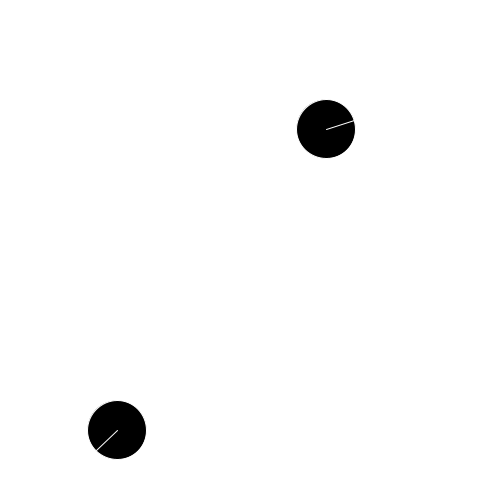
Frame 1 (no input)
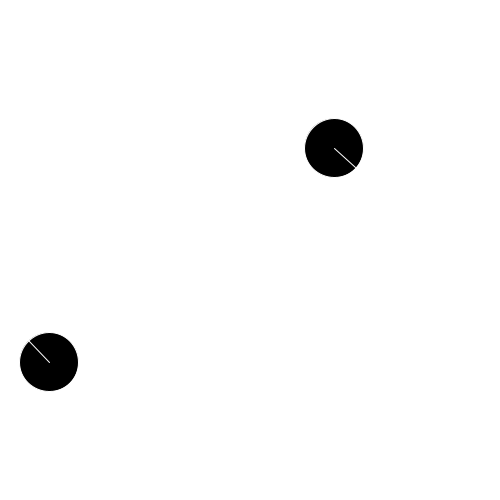
Frame 60 (the mouse pressed at the canvas centre just before this capture)
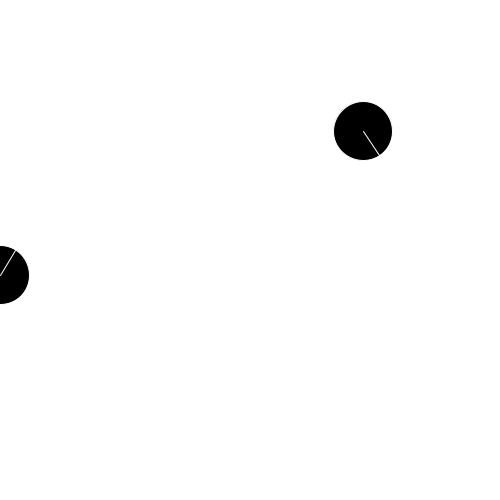
Frame 120 (the mouse held since frame 60 and released just before this capture)

The Processing sketch that drew these frames (run headless with seeded random() and noise(); from frame 60 on, the mouse is pressed at the canvas centre):

// Processing sketch: particles
// ── particles.pde
Particle[] pList = new Particle[2];
float[][] spaceO = new float[2][3];

void setup(){
  size(500, 500);
  background(#FFFFFF);
  
  for(int i = 0; i < 2; i++){
    float[] ranStats = getRandomStats();
    Particle p  = new Particle(i,ranStats[0],ranStats[1],ranStats[2],ranStats[3],ranStats[4]);
      pList[i] = (p);
    while(checkCollision() != null){
      ranStats = getRandomStats();
       p = new Particle(i,ranStats[0],ranStats[1],ranStats[2],ranStats[3],ranStats[4]);
      pList[i] = (p);
    }
    
    
   
   // Particle p = new Particle(i,ranStats[0],ranStats[1],ranStats[2],ranStats[3],ranStats[4]);
   // pList[i] = (p);
    spaceO[i][0] = ranStats[0];
    spaceO[i][1] = ranStats[1];
    spaceO[i][2] = ranStats[2];
    p.update();
  }
}

float[] getRandomStats(){
   float ranX = round(random(1,500));
    float ranY = round(random(1,500));
    float size = 59;
    float speed = (6 / size ) + 1;
    float ranAngle = random(0,359);
    float[] a = {ranX, ranY, speed, ranAngle , size};
    return a;
}

void draw(){
  //Particle p = new Particle(50,50,50,50,50);
  //Particle p2 = new Particle(50,400,40,360,40);
  //p.update();
  //p2.update();
  background(#FFFFFF);
  for(Particle p : pList){
    if(p !=null){
    int r=  round(random(1));
    float an;
    if(r ==1){
      an = -2 + noise(-19, 24);
    }else{
      an = 2 - random(-23,20);}
    p.angle += an ;
   
    while(checkCollision() != null){
      //System.out.print("yes");
      Particle[] a = checkCollision();
      handleCollision(a[0], a[1]);
    }
    
    p.update();  
    
  }}
}

void genPart(int i){   
  System.out.print("fdfsf");
    float[] ranStats = getRandomStats();
    Particle p  = new Particle(i,ranStats[0],ranStats[1],ranStats[2],ranStats[3],ranStats[4]);
      //pList[i] = (p);
      int counter = 0;
    while(checkCollision() != null && counter < 100){
      ranStats = getRandomStats();
       p = new Particle(i,ranStats[0],ranStats[1],ranStats[2],ranStats[3],ranStats[4]);
      pList[i] = (p);
      System.out.print("stuck in a while");
      System.out.print(i);
      counter++;
    }
    if (counter == 100){
      pList[i] = null;
    }
}

Particle[] checkCollision(){
  for(int i =0; i < pList.length -1  ; i++){
     for(int j = i+1; j < pList.length  ; j++){
       if(pList[i] != null && pList[j] != null){
       float d = dist(pList[i].xpos, pList[i].ypos, pList[j].xpos,pList[j].ypos  );
       
       if (d < pList[i].size){ 
         Particle[] a = {pList[i],pList[j]};
         return a;
       }
       
       if(d < pList[j].size){
         Particle[] a = {pList[j],pList[i]};
         return a;
       }
       
     }
   }
  }
  return null;
}

void handleCollision(Particle p1 , Particle p2){
  System.out.println("handle");
  System.out.println(p1.id + " " + p2.id);
   if (p1.size > p2.size){
            pList[p1.id].size += pList[p2.id].size;
            genPart(p2.id);
          } else { 
            pList[p2.id].size += pList[p1.id].size;
            genPart(p1.id);
          }
}

// ── particle.pde
class Particle{
  int id;
  float xpos, ypos, speed, angle, size; 
  Particle (int iD,float x, float y, float sp, float a ,float si) {  
    id = iD;
    ypos = y; 
    speed = sp; 
    xpos= x;
    angle = a;
    size = si; 
  } 
  void update() { 
    double radians = (Math.PI / 180) * (angle); 
    xpos = (int)(xpos + speed * Math.cos(radians)); 
    ypos = (int)(ypos + speed * Math.sin(radians));
    //ypos += speed; 
    if (ypos > height) { 
      ypos = 0; 
    } 
    if (ypos <0 ) { 
      ypos = height; 
    } 
    if (xpos > width) { 
      xpos = 0; 
    } 
    if (xpos < 0) { 
      xpos = width; 
    } 
    fill(map(size,2,50,255,0));
    ellipse(xpos, ypos, size ,size);
    //System.out.println(speed);
    stroke(map(size,2,50,0,255));
    if(map(size,2,50,0,255)> 125 && map(size,2,50,0,255)< 135){
      stroke(0);
    }
    line(xpos, ypos, (int)(xpos + (size /2  * Math.cos(radians))), (int)(ypos + (size * Math.sin(radians))/2)); 
  } 
}
